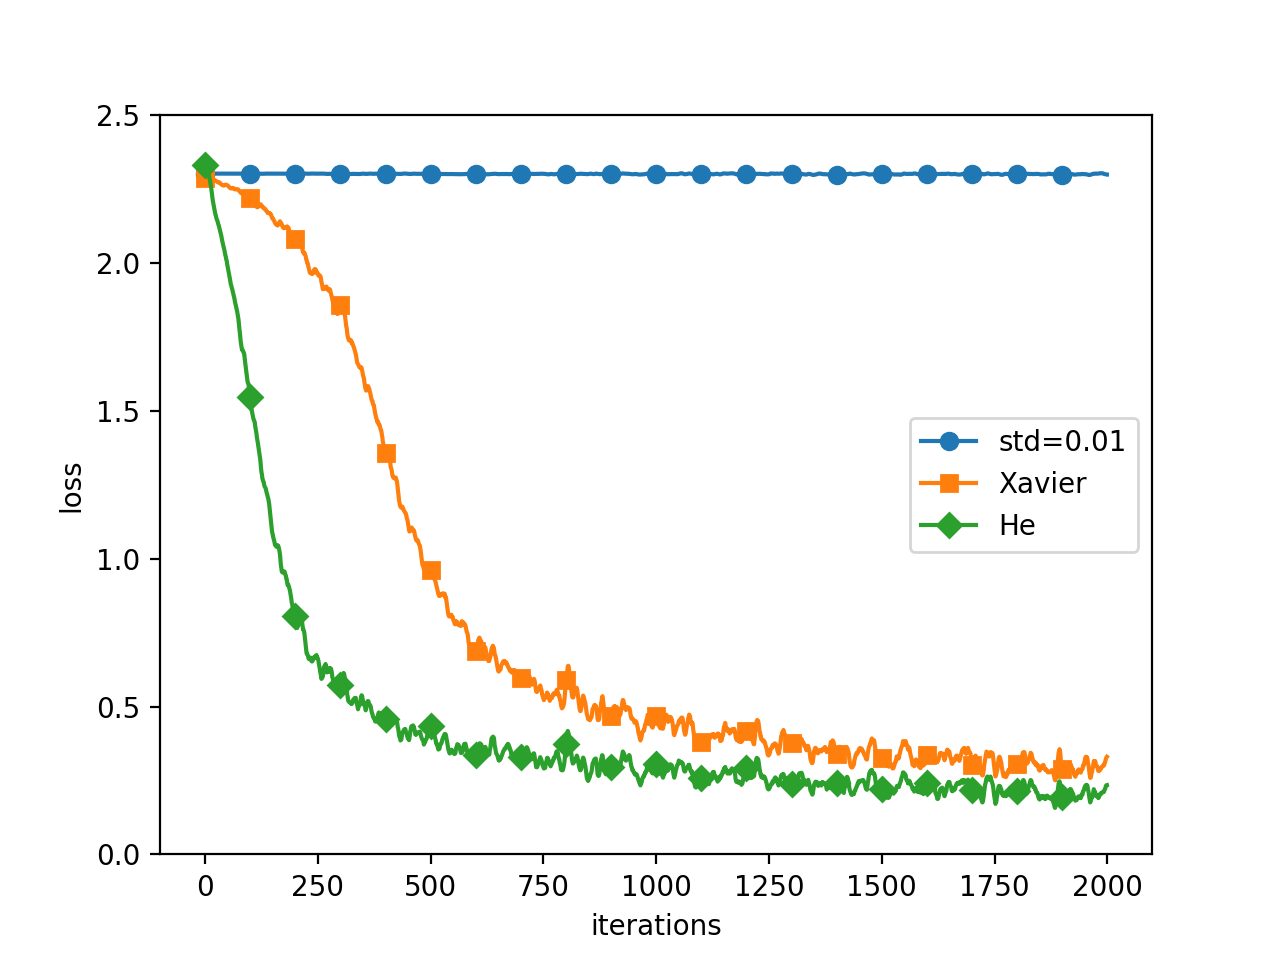

Source code (Python):
import os
import sys

sys.path.append(os.pardir)  # 親ディレクトリのファイルをインポートするための設定
import numpy as np
import matplotlib.pyplot as plt
from dataset.mnist import load_mnist
from common.util import smooth_curve
from common.multi_layer_net import MultiLayerNet
from common.optimizer import SGD


# 0:MNISTデータの読み込み==========
(x_train, t_train), (x_test, t_test) = load_mnist(normalize=True)

train_size = x_train.shape[0]
batch_size = 128
max_iterations = 2000


# 1:実験の設定==========
weight_init_types = {"std=0.01": 0.01, "Xavier": "sigmoid", "He": "relu"}
optimizer = SGD(lr=0.01)

networks = {}
train_loss = {}
for key, weight_type in weight_init_types.items():
    networks[key] = MultiLayerNet(
        input_size=784,
        hidden_size_list=[100, 100, 100, 100],
        output_size=10,
        weight_init_std=weight_type,
    )
    train_loss[key] = []


# 2:訓練の開始==========
for i in range(max_iterations):
    batch_mask = np.random.choice(train_size, batch_size)
    x_batch = x_train[batch_mask]
    t_batch = t_train[batch_mask]

    for key in weight_init_types.keys():
        grads = networks[key].gradient(x_batch, t_batch)
        optimizer.update(networks[key].params, grads)

        loss = networks[key].loss(x_batch, t_batch)
        train_loss[key].append(loss)

    if i % 100 == 0:
        print("===========" + "iteration:" + str(i) + "===========")
        for key in weight_init_types.keys():
            loss = networks[key].loss(x_batch, t_batch)
            print(key + ":" + str(loss))


# 3.グラフの描画==========
markers = {"std=0.01": "o", "Xavier": "s", "He": "D"}
x = np.arange(max_iterations)
for key in weight_init_types.keys():
    plt.plot(
        x, smooth_curve(train_loss[key]), marker=markers[key], markevery=100, label=key
    )
plt.xlabel("iterations")
plt.ylabel("loss")
plt.ylim(0, 2.5)
plt.legend()
plt.show()


# ===========iteration:0===========
# std=0.01:2.3024590203817845
# Xavier:2.2844065817746686
# He:2.360434951153027
# ===========iteration:100===========
# std=0.01:2.3028324685162427
# Xavier:2.259042188952213
# He:1.585176696978348
# ===========iteration:200===========
# std=0.01:2.302154623927881
# Xavier:2.1279088840985114
# He:0.8409754372149485
# ===========iteration:300===========
# std=0.01:2.300780170243331
# Xavier:1.832317449966186
# He:0.4653088038083314
# ===========iteration:400===========
# std=0.01:2.3014756990918803
# Xavier:1.3957903062133847
# He:0.5228749012334101
# ===========iteration:500===========
# std=0.01:2.29914175916084
# Xavier:1.007095343531061
# He:0.49697668348880536
# ===========iteration:600===========
# std=0.01:2.2987064509421176
# Xavier:0.6823941937353981
# He:0.34601118785664264
# ===========iteration:700===========
# std=0.01:2.3019453643253494
# Xavier:0.681000052159717
# He:0.35156096444276236
# ===========iteration:800===========
# std=0.01:2.3021297858759233
# Xavier:0.5457044214862969
# He:0.39789108500778314
# ===========iteration:900===========
# std=0.01:2.3027748403390076
# Xavier:0.4473088514754418
# He:0.25834977405508924
# ===========iteration:1000===========
# std=0.01:2.3013404894573393
# Xavier:0.4027470591668288
# He:0.26101158522986945
# ===========iteration:1100===========
# std=0.01:2.2985289881263165
# Xavier:0.38930122025970715
# He:0.2723819847306507
# ===========iteration:1200===========
# std=0.01:2.29801806628259
# Xavier:0.38491669739048073
# He:0.21409365113035295
# ===========iteration:1300===========
# std=0.01:2.301845334227264
# Xavier:0.30797229001152604
# He:0.2116846288148167
# ===========iteration:1400===========
# std=0.01:2.299548681111256
# Xavier:0.24412212479257428
# He:0.1904070706239564
# ===========iteration:1500===========
# std=0.01:2.2963645109081643
# Xavier:0.3395127820564978
# He:0.201741083942515
# ===========iteration:1600===========
# std=0.01:2.3018715098086844
# Xavier:0.2533285511906944
# He:0.19072318272817362
# ===========iteration:1700===========
# std=0.01:2.300276301949439
# Xavier:0.27907632389536097
# He:0.20717300623112456
# ===========iteration:1800===========
# std=0.01:2.3059707547763915
# Xavier:0.37183432541445427
# He:0.25841645089302606
# ===========iteration:1900===========
# std=0.01:2.2944020464103145
# Xavier:0.25571103029945064
# He:0.1508691042776884
